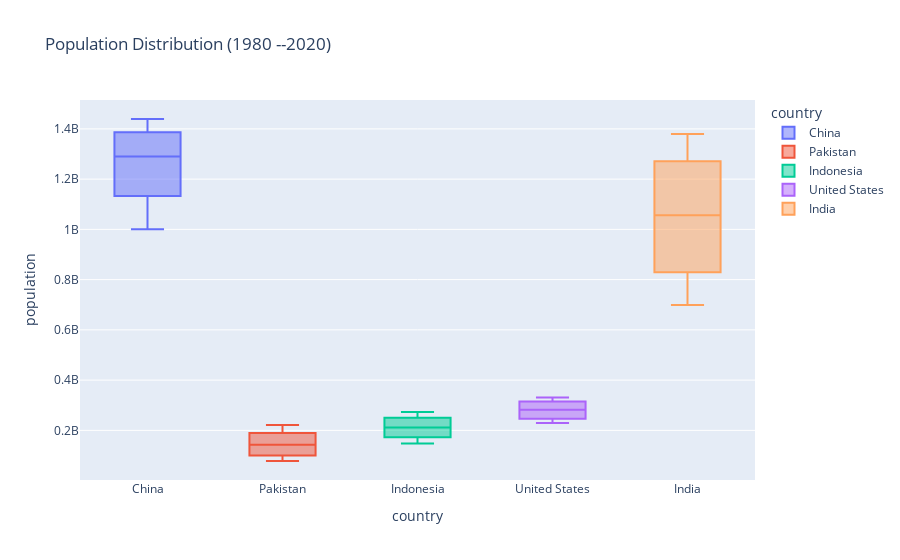

Source (notebook cell):
### Code cell
fid = px.box(
    ba,
    x="country",
    y="population",    # <-- value to plot
    color="country",
    title="Population Distribution (1980 --2020)"
)

fid.show()

### Figure 1 — Plotly figure (JSON) as saved in the notebook; plotly's stock layout.template omitted (floating-point values rounded to 4 significant figures)
{"data": [{"alignmentgroup": "True", "hovertemplate": "country=%{x}<br>population=%{y}<extra></extra>", "legendgroup": "China", "marker": {"color": "#636efa"}, "name": "China", "notched": false, "offsetgroup": "China", "orientation": "v", "showlegend": true, "type": "box", "x": ["China", "China", "China", "China", "China"], "x0": " ", "xaxis": "x", "y": [1439000000.0, 1369000000.0, 1291000000.0, 1177000000.0, 1000000000.0], "y0": " ", "yaxis": "y"}, {"alignmentgroup": "True", "hovertemplate": "country=%{x}<br>population=%{y}<extra></extra>", "legendgroup": "Pakistan", "marker": {"color": "#EF553B"}, "name": "Pakistan", "notched": false, "offsetgroup": "Pakistan", "orientation": "v", "showlegend": true, "type": "box", "x": ["Pakistan", "Pakistan", "Pakistan", "Pakistan", "Pakistan"], "x0": " ", "xaxis": "x", "y": [220900000.0, 179400000.0, 142300000.0, 107600000.0, 78050000.0], "y0": " ", "yaxis": "y"}, {"alignmentgroup": "True", "hovertemplate": "country=%{x}<br>population=%{y}<extra></extra>", "legendgroup": "Indonesia", "marker": {"color": "#00cc96"}, "name": "Indonesia", "notched": false, "offsetgroup": "Indonesia", "orientation": "v", "showlegend": true, "type": "box", "x": ["Indonesia", "Indonesia", "Indonesia", "Indonesia", "Indonesia"], "x0": " ", "xaxis": "x", "y": [273500000.0, 241800000.0, 211500000.0, 181400000.0, 147400000.0], "y0": " ", "yaxis": "y"}, {"alignmentgroup": "True", "hovertemplate": "country=%{x}<br>population=%{y}<extra></extra>", "legendgroup": "United States", "marker": {"color": "#ab63fa"}, "name": "United States", "notched": false, "offsetgroup": "United States", "orientation": "v", "showlegend": true, "type": "box", "x": ["United States", "United States", "United States", "United States", "United States"], "x0": " ", "xaxis": "x", "y": [331000000.0, 309000000.0, 281700000.0, 252100000.0, 229500000.0], "y0": " ", "yaxis": "y"}, {"alignmentgroup": "True", "hovertemplate": "country=%{x}<br>population=%{y}<extra></extra>", "legendgroup": "India", "marker": {"color": "#FFA15A"}, "name": "India", "notched": false, "offsetgroup": "India", "orientation": "v", "showlegend": true, "type": "box", "x": ["India", "India", "India", "India", "India"], "x0": " ", "xaxis": "x", "y": [1380000000.0, 1234000000.0, 1057000000.0, 873300000.0, 699000000.0], "y0": " ", "yaxis": "y"}], "layout": {"boxmode": "overlay", "legend": {"title": {"text": "country"}, "tracegroupgap": 0}, "title": {"text": "Population Distribution (1980 --2020)"}, "xaxis": {"anchor": "y", "categoryarray": ["China", "Pakistan", "Indonesia", "United States", "India"], "categoryorder": "array", "domain": [0, 1], "title": {"text": "country"}}, "yaxis": {"anchor": "x", "domain": [0, 1], "title": {"text": "population"}}}}
